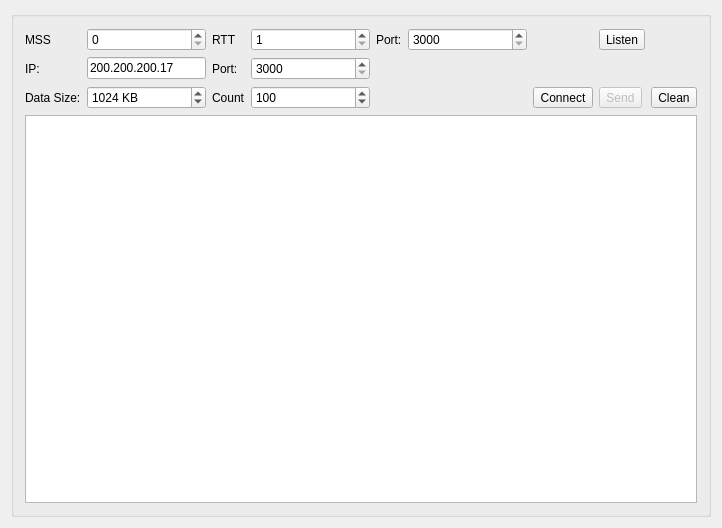
<?xml version="1.0" encoding="UTF-8"?>
<ui version="4.0">
 <class>TCPClass</class>
 <widget class="QWidget" name="TCPClass">
  <property name="geometry">
   <rect>
    <x>0</x>
    <y>0</y>
    <width>722</width>
    <height>528</height>
   </rect>
  </property>
  <property name="windowTitle">
   <string>TCP</string>
  </property>
  <layout class="QGridLayout" name="gridLayout">
   <item row="0" column="0">
    <widget class="QGroupBox" name="groupBox">
     <property name="title">
      <string/>
     </property>
     <layout class="QGridLayout" name="gridLayout_2">
      <item row="0" column="0">
       <widget class="QLabel" name="label_3">
        <property name="text">
         <string>MSS</string>
        </property>
       </widget>
      </item>
      <item row="0" column="2">
       <widget class="QLabel" name="label_4">
        <property name="text">
         <string>RTT</string>
        </property>
       </widget>
      </item>
      <item row="0" column="7">
       <widget class="QToolButton" name="toolButtonListen">
        <property name="text">
         <string>Listen</string>
        </property>
       </widget>
      </item>
      <item row="1" column="0">
       <widget class="QLabel" name="label">
        <property name="text">
         <string>IP:</string>
        </property>
       </widget>
      </item>
      <item row="1" column="1">
       <widget class="QLineEdit" name="lineEditIP">
        <property name="text">
         <string>200.200.200.17</string>
        </property>
       </widget>
      </item>
      <item row="1" column="2">
       <widget class="QLabel" name="label_2">
        <property name="text">
         <string>Port:</string>
        </property>
       </widget>
      </item>
      <item row="1" column="3">
       <widget class="QSpinBox" name="spinBoxRemotePort">
        <property name="minimum">
         <number>3000</number>
        </property>
        <property name="maximum">
         <number>65535</number>
        </property>
        <property name="value">
         <number>3000</number>
        </property>
       </widget>
      </item>
      <item row="3" column="0" colspan="9">
       <widget class="QTextBrowser" name="textBrowser"/>
      </item>
      <item row="2" column="0">
       <widget class="QLabel" name="label_5">
        <property name="text">
         <string>Data Size:</string>
        </property>
       </widget>
      </item>
      <item row="2" column="2">
       <widget class="QLabel" name="labelCount">
        <property name="text">
         <string>Count</string>
        </property>
       </widget>
      </item>
      <item row="2" column="3">
       <widget class="QSpinBox" name="spinBoxSendCount">
        <property name="maximum">
         <number>10000</number>
        </property>
        <property name="value">
         <number>100</number>
        </property>
       </widget>
      </item>
      <item row="2" column="7">
       <widget class="QToolButton" name="toolButtonSend">
        <property name="enabled">
         <bool>false</bool>
        </property>
        <property name="text">
         <string>Send</string>
        </property>
       </widget>
      </item>
      <item row="2" column="1">
       <widget class="QSpinBox" name="spinBoxDataSize">
        <property name="suffix">
         <string> KB</string>
        </property>
        <property name="maximum">
         <number>10240000</number>
        </property>
        <property name="value">
         <number>1024</number>
        </property>
       </widget>
      </item>
      <item row="0" column="1">
       <widget class="QSpinBox" name="spinBoxMSS">
        <property name="sizePolicy">
         <sizepolicy hsizetype="Expanding" vsizetype="Fixed">
          <horstretch>0</horstretch>
          <verstretch>0</verstretch>
         </sizepolicy>
        </property>
        <property name="minimum">
         <number>0</number>
        </property>
        <property name="maximum">
         <number>2000</number>
        </property>
       </widget>
      </item>
      <item row="0" column="3">
       <widget class="QSpinBox" name="spinBox">
        <property name="sizePolicy">
         <sizepolicy hsizetype="Expanding" vsizetype="Fixed">
          <horstretch>0</horstretch>
          <verstretch>0</verstretch>
         </sizepolicy>
        </property>
        <property name="minimum">
         <number>1</number>
        </property>
        <property name="maximum">
         <number>2000</number>
        </property>
       </widget>
      </item>
      <item row="0" column="4">
       <widget class="QLabel" name="label_6">
        <property name="text">
         <string>Port:</string>
        </property>
       </widget>
      </item>
      <item row="0" column="5">
       <widget class="QSpinBox" name="spinBoxLocalPort">
        <property name="sizePolicy">
         <sizepolicy hsizetype="Expanding" vsizetype="Fixed">
          <horstretch>0</horstretch>
          <verstretch>0</verstretch>
         </sizepolicy>
        </property>
        <property name="minimum">
         <number>3000</number>
        </property>
        <property name="maximum">
         <number>65535</number>
        </property>
       </widget>
      </item>
      <item row="2" column="6">
       <widget class="QToolButton" name="toolButtonConnect">
        <property name="text">
         <string>Connect</string>
        </property>
       </widget>
      </item>
      <item row="2" column="8">
       <widget class="QToolButton" name="toolButtonClean">
        <property name="text">
         <string>Clean</string>
        </property>
       </widget>
      </item>
     </layout>
    </widget>
   </item>
  </layout>
 </widget>
 <layoutdefault spacing="6" margin="11"/>
 <resources/>
 <connections/>
</ui>
